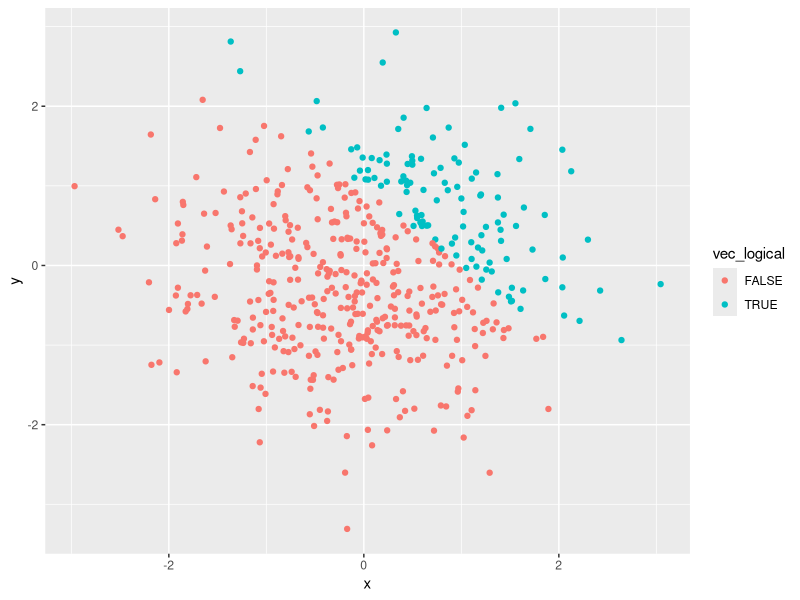
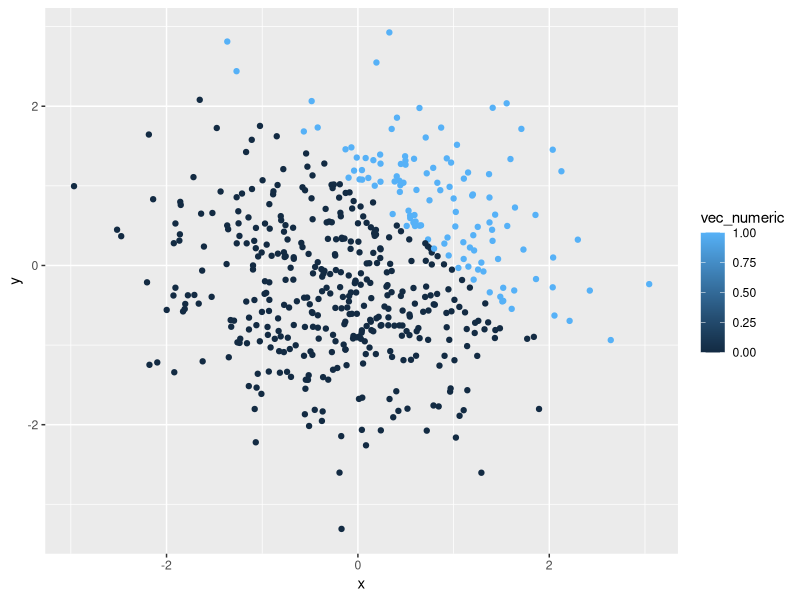
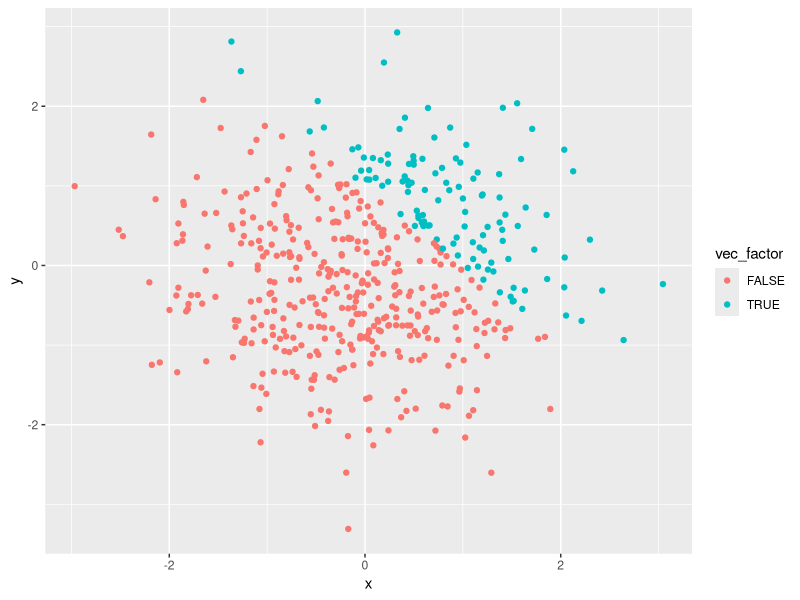

Source code (R) for these figures, in order:
## ---- chunk 1
knitr::opts_chunk$set(echo = TRUE)

#load packages
library(tidyverse)
## ---- chunk 2
# Create an original data frame
df_1 = tibble(
  vec_numeric = rnorm(8, mean = 0, sd = 1),
  vec_logical = vec_numeric > 0,
  vec_character = c("James", "Benedict","Kate","Jennifer","Jake","Morgan","Martin","Natalie"),
  vec_factor = factor(c("B","A","C","B","B","A","C","C"))
)

# Take the mean of each variable
mean(pull(df_1, vec_numeric))
mean(pull(df_1, vec_logical))
mean(pull(df_1, vec_character))
mean(pull(df_1, vec_factor))
## ---- chunk 3
# Convert the logical vector to numeric
log_num = as.numeric(pull(df_1, vec_logical))
log_num * pull(df_1, vec_numeric)

# Covert the logical vector to a factor
log_fac = factor(pull(df_1, vec_logical))
log_fac * pull(df_1, vec_numeric)

# Convert the logical vector to a factor and then convert the result to numeric
log_fac_num = as.numeric(log_fac)
log_fac_num * pull(df_1, vec_numeric)
## ---- chunk 4
df_2 = tibble(
  x = rnorm(n = 500, mean = 0, sd = 1),
  y = rnorm(n = 500, mean = 0, sd = 1),
  vec_logical = (x + y) > 1,
  vec_numeric = as.numeric(vec_logical),
  vec_factor = factor(vec_logical)
)
## ---- chunk 5
# Using the logical variable
ggplot(df_2, aes(x = x, y = y)) + 
  geom_point(aes(color = vec_logical))
## ---- chunk 6
# Using the numeric variable
ggplot(df_2, aes(x = x, y = y)) + 
  geom_point(aes(color = vec_numeric))
## ---- chunk 7
# Using the factor variable
ggplot(df_2, aes(x = x, y = y)) + 
  geom_point(aes(color = vec_factor))
